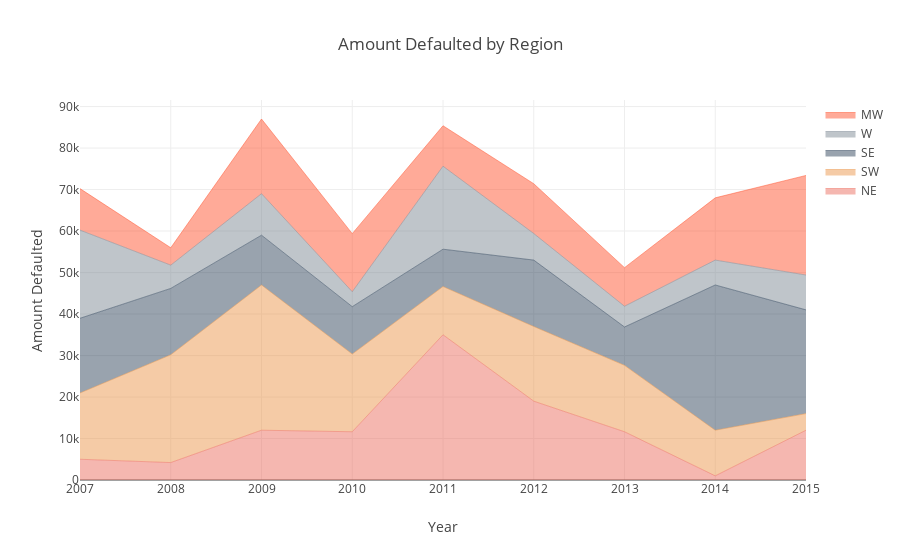

The notebook cell this image was saved under:
### Markdown cell above
## plotly  堆叠图

### Code cell
y_stck = [y0_stck,y1_stck,y2_stck,y3_stck,y4_stck]
y_txt = [y0_txt,y1_txt,y2_txt,y3_txt,y4_txt]
are_name = ['NE','SW','SE','W','MW']
area_data = []
for i in range(5):
    area_data.append(go.Scatter(
        x = year,
        y = y_stck[i],
        text = y_txt[i],
        hoverinfo = 'x+text',
        name = are_name[i],
        mode = 'lines',
        line = dict(width = 0.5,
                   color = colors[i]),
        fill = 'tonexty',
        
    )
    )

layout = dict(title = 'Amount Defaulted by Region',
              xaxis = dict(title = 'Year'),
              yaxis = dict(title = 'Amount Defaulted')
             )

fig = dict(data=area_data, layout=layout)
              
iplot(fig, filename='basic-area-no-bound')

### Figure 1 — Plotly figure (JSON) as saved in the notebook; plotly's stock layout.template omitted (floating-point values rounded to 4 significant figures; data arrays with more than 128 entries replaced by an {"elided": "..."} marker saying what was removed)
{"data": [{"fill": "tonexty", "hoverinfo": "x+text", "line": {"color": "rgba(236, 112, 99, 1)", "width": 0.5}, "mode": "lines", "name": "NE", "text": {"elided": "263 str values"}, "type": "scatter", "uid": "5b6916e0-14d1-4abd-b5db-dcae9bc6f61b", "x": [2007, 2008, 2009, 2010, 2011, 2012, 2013, 2014, 2015], "y": {"elided": "263 int values"}}, {"fill": "tonexty", "hoverinfo": "x+text", "line": {"color": "rgba(235, 152, 78, 1)", "width": 0.5}, "mode": "lines", "name": "SW", "text": {"elided": "166 str values"}, "type": "scatter", "uid": "b704ecad-599e-4491-8adf-72ad969d97ea", "x": [2007, 2008, 2009, 2010, 2011, 2012, 2013, 2014, 2015], "y": {"elided": "166 int values"}}, {"fill": "tonexty", "hoverinfo": "x+text", "line": {"color": "rgba(52, 73, 94, 1)", "width": 0.5}, "mode": "lines", "name": "SE", "text": {"elided": "297 str values"}, "type": "scatter", "uid": "e6e13630-fc87-4049-af77-fdae9a4581bf", "x": [2007, 2008, 2009, 2010, 2011, 2012, 2013, 2014, 2015], "y": {"elided": "166 int values"}}, {"fill": "tonexty", "hoverinfo": "x+text", "line": {"color": "rgba(128, 139, 150, 1)", "width": 0.5}, "mode": "lines", "name": "W", "text": {"elided": "318 str values"}, "type": "scatter", "uid": "78904edf-f475-472b-a437-ef97cb4286b5", "x": [2007, 2008, 2009, 2010, 2011, 2012, 2013, 2014, 2015], "y": {"elided": "166 int values"}}, {"fill": "tonexty", "hoverinfo": "x+text", "line": {"color": "rgba(255, 87, 51, 1)", "width": 0.5}, "mode": "lines", "name": "MW", "text": {"elided": "175 str values"}, "type": "scatter", "uid": "e6b1c732-1217-4778-ace3-2ad3bad8319f", "x": [2007, 2008, 2009, 2010, 2011, 2012, 2013, 2014, 2015], "y": {"elided": "166 int values"}}], "layout": {"title": {"text": "Amount Defaulted by Region"}, "xaxis": {"title": {"text": "Year"}}, "yaxis": {"title": {"text": "Amount Defaulted"}}}}
